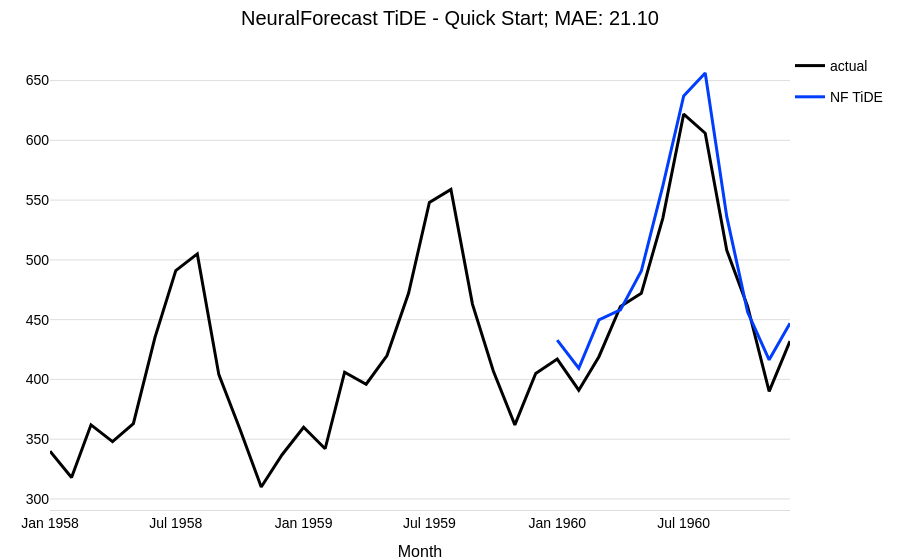

Write notebook code for a chart like this one.
### Markdown cell above
Using `NeuralForecastModel` is straightforward: set `model` to any NeuralForecast base model name (as a string) or class, and pass model-specific architectural parameters via `model_kwargs`. Everything else (training, covariates, likelihoods) works exactly like any other Darts `TorchForecastingModel`.

<div class="alert alert-success" role="alert">
    Darts will take care of automatically setting non-architectural parameters for you. These parameters <b>will be ignored</b> in <i>model_kwargs</i>:
    <ol>
        <li><b>Input and output parameters</b>: <i>input_size</i>, <i>h</i>, and <i>n_series</i> These are automatically set to match the <i>input_chunk_length</i>, <i>output_chunk_length</i>, and number of target series (components), respectively.
        <li><b>Covariate parameters</b>: <i>futr_exog_list</i>, <i>hist_exog_list</i>, and <i>stat_exog_list</i>. These are inferred directly from the input time series passed to <i>fit()</i>.
        <li><b>Training and PyTorch (Lightning)-related setup</b>: <i>loss</i>, <i>learning_rate</i>, <i>max_steps</i>, etc. are all handled by Darts. You can specify these parameters directly. See the parameter description below for all available options.
    </ol>
</div>

### Code cell
# define parameters shared by all Darts' models
darts_kwargs = dict(
    input_chunk_length=input_chunk_length,  # the model's input window
    output_chunk_length=output_chunk_length,  # the model's output window
    use_reversible_instance_norm=True,  # reversible instance normalization against distribution shift
    n_epochs=50,  # train the model for 50 epochs
    random_state=42,
)

model_nf = NeuralForecastModel(
    model="TiDE",
    model_kwargs={
        "hidden_size": 128,
        "decoder_output_dim": 16,
        "dropout": 0.1,
        "layernorm": False,
    },
    **darts_kwargs,
)

# train and predict
model_nf.fit(train)
pred = model_nf.predict(n=output_chunk_length, series=train)

# plot
fig = series[-3 * output_chunk_length :].plotly(label="actual")
fig = pred.plotly(label="NF TiDE", fig=fig)
fig.update_layout(
    title=f"NeuralForecast TiDE - Quick Start; MAE: {mae(val, pred):.2f}", **config
)

### Figure 1 — Plotly figure (JSON) as saved in the notebook; plotly's stock layout.template omitted (floating-point values rounded to 4 significant figures)
{"data": [{"hovertemplate": "<b>actual</b>: %{y:.3g}<extra></extra>", "legendgroup": "actual", "line": {"color": "#000000"}, "mode": "lines", "name": "actual", "type": "scatter", "x": ["1958-01-01T00:00:00.000000", "1958-02-01T00:00:00.000000", "1958-03-01T00:00:00.000000", "1958-04-01T00:00:00.000000", "1958-05-01T00:00:00.000000", "1958-06-01T00:00:00.000000", "1958-07-01T00:00:00.000000", "1958-08-01T00:00:00.000000", "1958-09-01T00:00:00.000000", "1958-10-01T00:00:00.000000", "1958-11-01T00:00:00.000000", "1958-12-01T00:00:00.000000", "1959-01-01T00:00:00.000000", "1959-02-01T00:00:00.000000", "1959-03-01T00:00:00.000000", "1959-04-01T00:00:00.000000", "1959-05-01T00:00:00.000000", "1959-06-01T00:00:00.000000", "1959-07-01T00:00:00.000000", "1959-08-01T00:00:00.000000", "1959-09-01T00:00:00.000000", "1959-10-01T00:00:00.000000", "1959-11-01T00:00:00.000000", "1959-12-01T00:00:00.000000", "1960-01-01T00:00:00.000000", "1960-02-01T00:00:00.000000", "1960-03-01T00:00:00.000000", "1960-04-01T00:00:00.000000", "1960-05-01T00:00:00.000000", "1960-06-01T00:00:00.000000", "1960-07-01T00:00:00.000000", "1960-08-01T00:00:00.000000", "1960-09-01T00:00:00.000000", "1960-10-01T00:00:00.000000", "1960-11-01T00:00:00.000000", "1960-12-01T00:00:00.000000"], "y": [340.0, 318.0, 362.0, 348.0, 363.0, 435.0, 491.0, 505.0, 404.0, 359.0, 310.0, 337.0, 360.0, 342.0, 406.0, 396.0, 420.0, 472.0, 548.0, 559.0, 463.0, 407.0, 362.0, 405.0, 417.0, 391.0, 419.0, 461.0, 472.0, 535.0, 622.0, 606.0, 508.0, 461.0, 390.0, 432.0]}, {"hovertemplate": "<b>NF TiDE</b>: %{y:.3g}<extra></extra>", "legendgroup": "NF TiDE", "line": {"color": "#003dfd"}, "mode": "lines", "name": "NF TiDE", "type": "scatter", "x": ["1960-01-01T00:00:00.000000", "1960-02-01T00:00:00.000000", "1960-03-01T00:00:00.000000", "1960-04-01T00:00:00.000000", "1960-05-01T00:00:00.000000", "1960-06-01T00:00:00.000000", "1960-07-01T00:00:00.000000", "1960-08-01T00:00:00.000000", "1960-09-01T00:00:00.000000", "1960-10-01T00:00:00.000000", "1960-11-01T00:00:00.000000", "1960-12-01T00:00:00.000000"], "y": [432.8, 409.4, 449.8, 458.2, 490.7, 561.9, 637.1, 656.3, 536.2, 456.3, 416.4, 447.1]}], "layout": {"hovermode": "x unified", "legend": {"xanchor": "left"}, "title": {"text": "NeuralForecast TiDE - Quick Start; MAE: 21.10"}, "xaxis": {"title": {"text": "Month"}}}}
